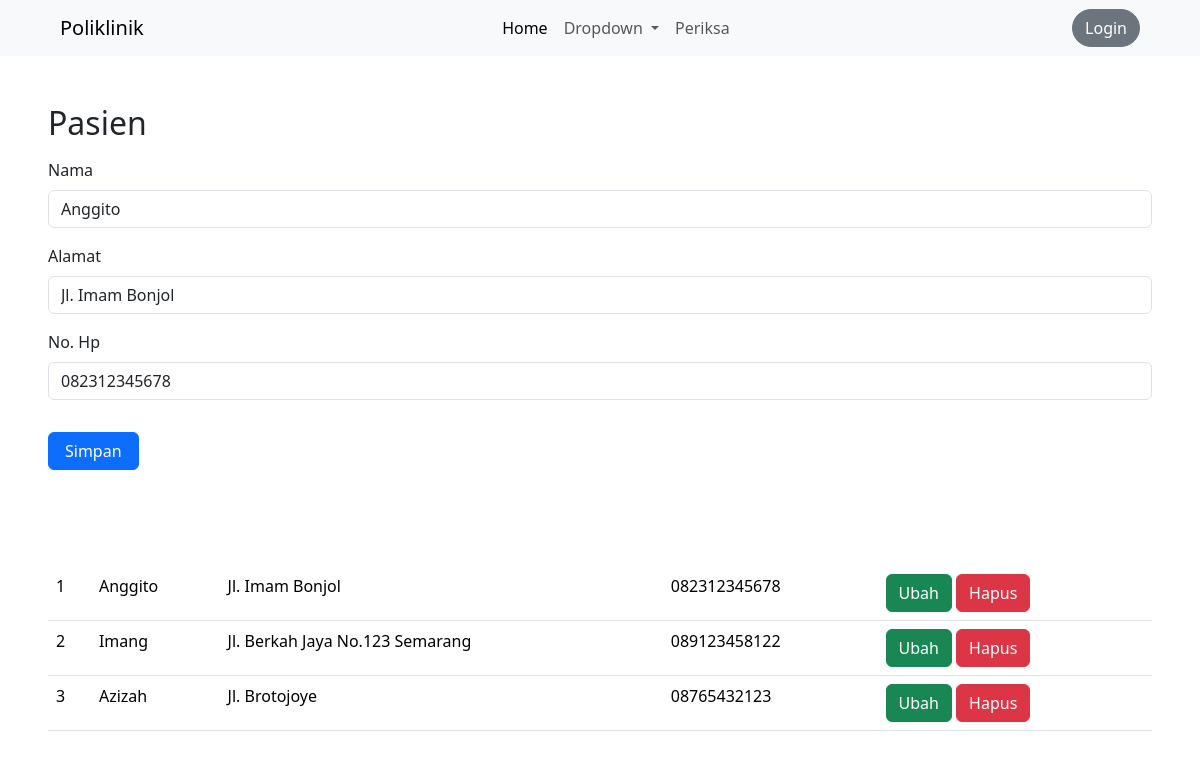
The page /pasien.php?id=1 on the database its author committed.
### tables this page shows
CREATE TABLE `pasien` (
  `id` int(10) NOT NULL,
  `nama` varchar(255) DEFAULT NULL,
  `alamat` varchar(255) DEFAULT NULL,
  `no_hp` varchar(20) DEFAULT NULL
);

### pasien.php (the view, shortened to what this page needs)
<?php require_once("koneksi.php");
?>
<!doctype html>
<html lang="en">
  <head>
    <link href="https://cdn.jsdelivr.net/npm/bootstrap@5.3.2/dist/css/bootstrap.min.css" rel="stylesheet">
  </head>
  <body>
    <nav class="navbar navbar-expand-lg bg-body-tertiary ps-5">
      <div class="container-fluid">
        <a class="navbar-brand" href="index.php">Poliklinik</a>
        <div class="collapse navbar-collapse" id="navbarSupportedContent">
          <ul class="navbar-nav me-auto mb-2 mb-lg-0 mx-auto">
            <li class="nav-item">
              <a class="nav-link active" aria-current="page" href="index.php">Home</a>
            </li>
            <li class="nav-item dropdown">
              <a class="nav-link dropdown-toggle" href="#" role="button" data-bs-toggle="dropdown" aria-expanded="false">
                Dropdown
              </a>
            </li>
            <li class="nav-item">
              <a class="nav-link" href="periksa.php">Periksa</a>
            </li>
          </ul>
          <ul class="navbar-nav right-menu me-5">
            <li class="nav-item d-flex align-items-center">
              <a href="login.php" class="btn btn-secondary" style="border-radius: 100px">Login</a>
            </li>
          </ul>
        </div>
      </div>
    </nav>
    <div class="p-5">
    	<h2>Pasien</h2>
    	<form class="mt-3" method="POST" action="" name="myForm" onsubmit="return(validate());">
    		<?php
        $nama = '';
        $alamat = '';
        $no_hp = '';
				if (isset($_GET['id'])) {
				    $ambil = mysqli_query($koneksi, "SELECT * FROM pasien
				    WHERE id='" . $_GET['id'] . "'");
				    while ($row = mysqli_fetch_array($ambil)) {
				        $nama = $row['nama'];
                $alamat = $row['alamat'];
                $no_hp = $row['no_hp'];
				    }
				?>
				<?php
				}
        ?>
  		  <div class="mb-3">
  		    <label for="exampleInputName" class="form-label">Nama</label>
  		    <input type="name" class="form-control" id="exampleInputName" value="<?= $nama ?>" name="nama">
  		  </div>
  		  <div class="mb-3">
  		    <label for="exampleInputAddress" class="form-label">Alamat</label>
  		    <input type="address" class="form-control" id="exampleInputAddress" value="<?= $alamat ?>" name="alamat">
  		  </div>
  		  <div class="mb-3">
  		    <label for="exampleInputPhone" class="form-label">No. Hp</label>
  		    <input type="phone" class="form-control" id="exampleInputPhone" value="<?= $no_hp ?>" name="no_hp">
  		  </div>
  		  <button type="submit" class="btn btn-primary px-3 mt-3" name="simpan">Simpan</button>
		  </form>
    </div>
    <div class="container-fluid p-5">
      <table class="table">
        <tbody>
            <?php
              $result = mysqli_query($koneksi, "SELECT * FROM pasien");
              $no = 1;
              while ($data = mysqli_fetch_array($result)) { ?>
              <tr>
                <td>
                  <?php echo $no++ ?>
                </td>
                <td>
                  <?php echo $data['nama'] ?>
                </td>
                <td>
                  <?php echo $data['alamat'] ?>
                </td>
                <td>
                  <?php echo $data['no_hp'] ?>
                </td>
                <td>
                  <a href="index.php?page=pasien&id=<?php echo $data['id'] ?>" class="btn btn-success">Ubah</a>
                  <a href="index.php?page=pasien&id=<?php echo $data['id'] ?>&aksi=hapus" class="btn btn-danger">Hapus</a>
                </td>
              </tr>
            <?php
              }
             ?>
        </tbody>
      </table>
    </div>
  </body>
</html>

### rows shown on the page
pasien: nama "Anggito", alamat "Jl. Imam Bonjol", no_hp "082312345678"
pasien: nama "Imang", alamat "Jl. Berkah Jaya No.123 Semarang", no_hp "089123458122"
pasien: nama "Azizah", alamat "Jl. Brotojoye", no_hp "08765432123"
